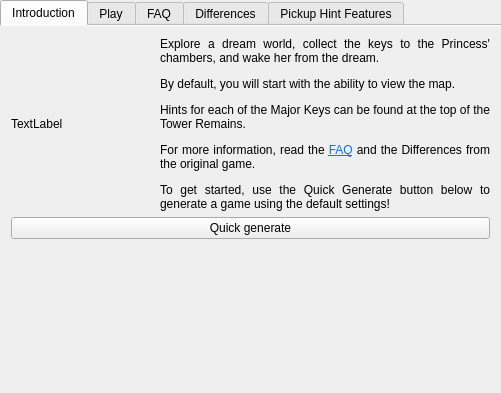
<?xml version="1.0" encoding="UTF-8"?>
<ui version="4.0">
 <class>PseudoregaliaGameTabWidget</class>
 <widget class="QTabWidget" name="PseudoregaliaGameTabWidget">
  <property name="geometry">
   <rect>
    <x>0</x>
    <y>0</y>
    <width>501</width>
    <height>393</height>
   </rect>
  </property>
  <property name="currentIndex">
   <number>0</number>
  </property>
  <property name="documentMode">
   <bool>true</bool>
  </property>
  <widget class="QWidget" name="tab_intro">
   <attribute name="title">
    <string>Introduction</string>
   </attribute>
   <layout class="QVBoxLayout" name="intro_layout">
    <item>
     <layout class="QHBoxLayout" name="intro_cover_layout">
      <item>
       <widget class="QLabel" name="game_cover_label">
        <property name="text">
         <string>TextLabel</string>
        </property>
       </widget>
      </item>
      <item>
       <widget class="QLabel" name="intro_label">
        <property name="text">
         <string>&lt;html&gt;&lt;head/&gt;&lt;body&gt;&lt;p align=&quot;justify&quot;&gt;Explore a dream world, collect the keys to the Princess' chambers, and wake her from the dream.&lt;/p&gt;&lt;p align=&quot;justify&quot;&gt;By default, you will start with the ability to view the map.&lt;/p&gt;&lt;p align=&quot;justify&quot;&gt;Hints for each of the Major Keys can be found at the top of the Tower Remains.&lt;/p&gt;&lt;p align=&quot;justify&quot;&gt;For more information, read the &lt;a href=&quot;tab://FAQ&quot;&gt;&lt;span style=&quot; text-decoration: underline; color:#007af4;&quot;&gt;FAQ&lt;/span&gt;&lt;/a&gt; and the Differences from the original game.&lt;/p&gt;&lt;p align=&quot;justify&quot;&gt;To get started, use the Quick Generate button below to generate a game using the default settings!&lt;/p&gt;&lt;/body&gt;&lt;/html&gt;</string>
        </property>
        <property name="wordWrap">
         <bool>true</bool>
        </property>
       </widget>
      </item>
     </layout>
    </item>
    <item>
     <widget class="QPushButton" name="quick_generate_button">
      <property name="text">
       <string>Quick generate</string>
      </property>
     </widget>
    </item>
    <item>
     <spacer name="intro_spacer">
      <property name="orientation">
       <enum>Qt::Orientation::Vertical</enum>
      </property>
      <property name="sizeHint" stdset="0">
       <size>
        <width>20</width>
        <height>40</height>
       </size>
      </property>
     </spacer>
    </item>
   </layout>
  </widget>
  <widget class="GenerateGameWidget" name="tab_generate_game">
   <attribute name="title">
    <string>Play</string>
   </attribute>
  </widget>
  <widget class="QWidget" name="faq_tab">
   <attribute name="title">
    <string>FAQ</string>
   </attribute>
   <layout class="QGridLayout" name="faq_layout">
    <property name="leftMargin">
     <number>0</number>
    </property>
    <property name="topMargin">
     <number>0</number>
    </property>
    <property name="rightMargin">
     <number>0</number>
    </property>
    <property name="bottomMargin">
     <number>0</number>
    </property>
    <item row="0" column="0">
     <widget class="QScrollArea" name="faq_scroll_area">
      <property name="widgetResizable">
       <bool>true</bool>
      </property>
      <widget class="QWidget" name="faq_scroll_area_contents">
       <property name="geometry">
        <rect>
         <x>0</x>
         <y>0</y>
         <width>499</width>
         <height>363</height>
        </rect>
       </property>
       <layout class="QGridLayout" name="faq_scroll_layout">
        <item row="0" column="0">
         <widget class="QLabel" name="faq_label">
          <property name="text">
           <string># updated from code</string>
          </property>
          <property name="alignment">
           <set>Qt::AlignmentFlag::AlignLeading|Qt::AlignmentFlag::AlignLeft|Qt::AlignmentFlag::AlignTop</set>
          </property>
          <property name="wordWrap">
           <bool>true</bool>
          </property>
         </widget>
        </item>
       </layout>
      </widget>
     </widget>
    </item>
   </layout>
  </widget>
  <widget class="QWidget" name="differences">
   <attribute name="title">
    <string>Differences</string>
   </attribute>
   <layout class="QGridLayout" name="differences_layout">
    <property name="leftMargin">
     <number>0</number>
    </property>
    <property name="topMargin">
     <number>0</number>
    </property>
    <property name="rightMargin">
     <number>0</number>
    </property>
    <property name="bottomMargin">
     <number>0</number>
    </property>
    <item row="0" column="0">
     <widget class="QScrollArea" name="differences_scroll_area">
      <property name="widgetResizable">
       <bool>true</bool>
      </property>
      <widget class="QWidget" name="differences_scroll_area_contents">
       <property name="geometry">
        <rect>
         <x>0</x>
         <y>0</y>
         <width>499</width>
         <height>363</height>
        </rect>
       </property>
       <layout class="QGridLayout" name="differences_scroll_layout">
        <item row="0" column="0">
         <widget class="QLabel" name="differences_label">
          <property name="text">
           <string>TODO</string>
          </property>
          <property name="alignment">
           <set>Qt::AlignmentFlag::AlignLeading|Qt::AlignmentFlag::AlignLeft|Qt::AlignmentFlag::AlignTop</set>
          </property>
          <property name="wordWrap">
           <bool>true</bool>
          </property>
         </widget>
        </item>
       </layout>
      </widget>
     </widget>
    </item>
   </layout>
  </widget>
  <widget class="PickupHintFeatureTab" name="pickup_hint_features_tab">
   <attribute name="title">
    <string>Pickup Hint Features</string>
   </attribute>
  </widget>
 </widget>
 <layoutdefault spacing="6" margin="11"/>
 <customwidgets>
  <customwidget>
   <class>GenerateGameWidget</class>
   <extends>QWidget</extends>
   <header location="global">randovania/gui/widgets/generate_game_widget.h</header>
   <container>1</container>
  </customwidget>
  <customwidget>
   <class>PickupHintFeatureTab</class>
   <extends>QWidget</extends>
   <header location="global">randovania.gui.widgets.hint_feature_tab</header>
   <container>1</container>
  </customwidget>
 </customwidgets>
 <resources/>
 <connections/>
</ui>
